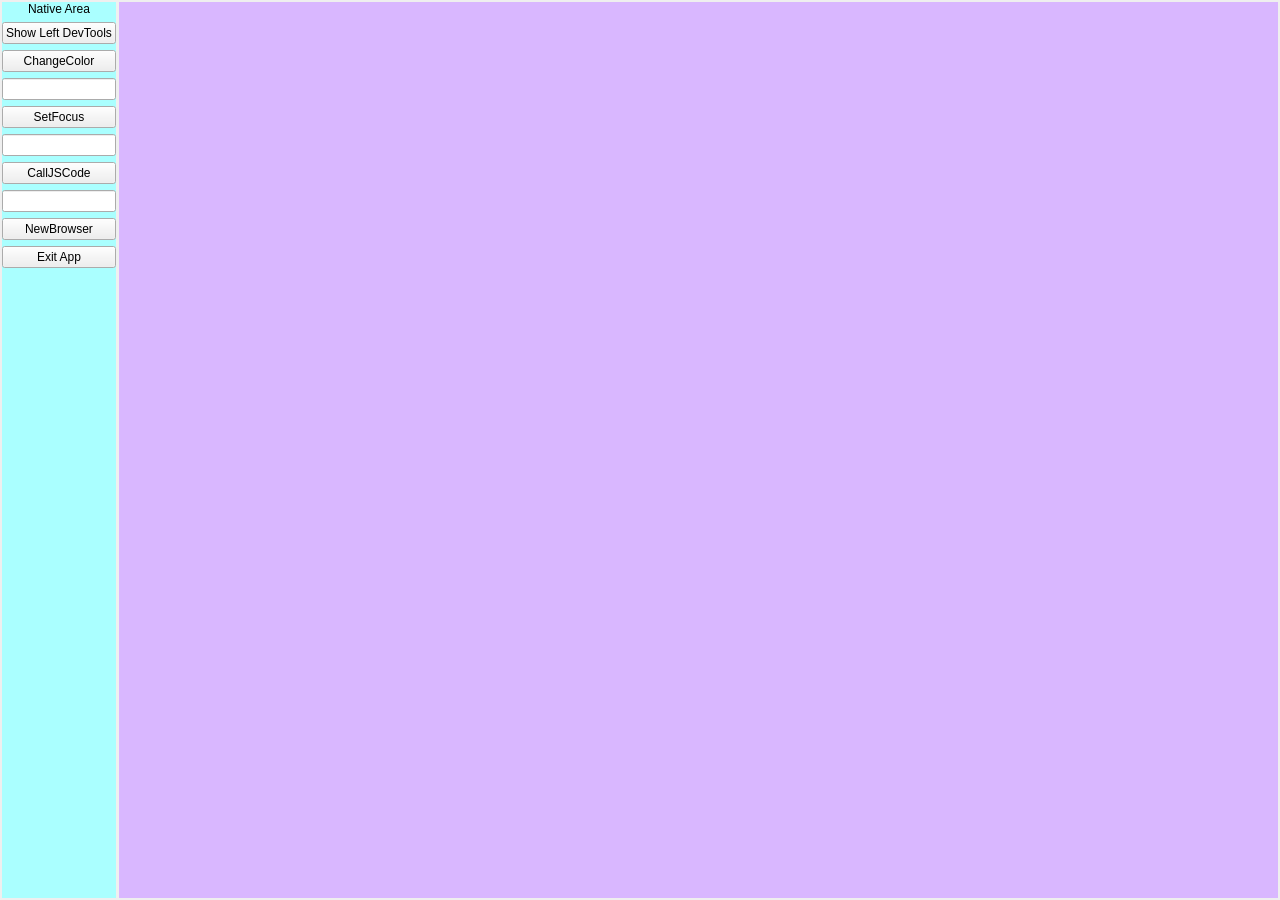
<?xml version="1.0" encoding="UTF-8"?>
<ui version="4.0">
 <class>MainWindow</class>
 <widget class="QMainWindow" name="MainWindow">
  <property name="geometry">
   <rect>
    <x>0</x>
    <y>0</y>
    <width>1280</width>
    <height>900</height>
   </rect>
  </property>
  <property name="windowTitle">
   <string>QCefViewTest</string>
  </property>
  <widget class="QWidget" name="centralWidget">
   <layout class="QHBoxLayout" name="horizontalLayout">
    <property name="spacing">
     <number>3</number>
    </property>
    <property name="leftMargin">
     <number>2</number>
    </property>
    <property name="topMargin">
     <number>2</number>
    </property>
    <property name="rightMargin">
     <number>2</number>
    </property>
    <property name="bottomMargin">
     <number>2</number>
    </property>
    <item>
     <widget class="QWidget" name="nativeContainer" native="true">
      <property name="sizePolicy">
       <sizepolicy hsizetype="Fixed" vsizetype="Expanding">
        <horstretch>0</horstretch>
        <verstretch>0</verstretch>
       </sizepolicy>
      </property>
      <property name="styleSheet">
       <string notr="true">
								#nativeContainer {
								background-color: rgb(170, 255, 255);
								}
							</string>
      </property>
      <layout class="QVBoxLayout" name="verticalLayout_nativeContainer">
       <property name="spacing">
        <number>6</number>
       </property>
       <property name="leftMargin">
        <number>0</number>
       </property>
       <property name="topMargin">
        <number>0</number>
       </property>
       <property name="rightMargin">
        <number>0</number>
       </property>
       <property name="bottomMargin">
        <number>0</number>
       </property>
       <item>
        <widget class="QLabel" name="label">
         <property name="sizePolicy">
          <sizepolicy hsizetype="Preferred" vsizetype="Fixed">
           <horstretch>0</horstretch>
           <verstretch>0</verstretch>
          </sizepolicy>
         </property>
         <property name="styleSheet">
          <string notr="true">
											#label{
											font: 12pt &quot;MS Shell Dlg 2&quot;;
											}
										</string>
         </property>
         <property name="text">
          <string>Native Area</string>
         </property>
         <property name="alignment">
          <set>Qt::AlignCenter</set>
         </property>
        </widget>
       </item>
       <item>
        <widget class="QPushButton" name="btn_showDevTools">
         <property name="text">
          <string>Show Left DevTools</string>
         </property>
        </widget>
       </item>
       <item>
        <widget class="QPushButton" name="btn_changeColor">
         <property name="text">
          <string>ChangeColor</string>
         </property>
        </widget>
       </item>
       <item>
        <widget class="QLineEdit" name="lineEdit"/>
       </item>
       <item>
        <widget class="QPushButton" name="btn_setFocus">
         <property name="text">
          <string>SetFocus</string>
         </property>
        </widget>
       </item>
       <item>
        <widget class="QLineEdit" name="lineEdit_2"/>
       </item>
       <item>
        <widget class="QPushButton" name="btn_callJSCode">
         <property name="text">
          <string>CallJSCode</string>
         </property>
        </widget>
       </item>
       <item>
        <widget class="QLineEdit" name="lineEdit_3"/>
       </item>
       <item>
        <widget class="QPushButton" name="btn_newBrowser">
         <property name="text">
          <string>NewBrowser</string>
         </property>
        </widget>
       </item>
       <item>
        <widget class="QPushButton" name="btn_quitApp">
         <property name="text">
          <string>Exit App</string>
         </property>
        </widget>
       </item>
       <item>
        <spacer name="verticalSpacer">
         <property name="orientation">
          <enum>Qt::Vertical</enum>
         </property>
         <property name="sizeHint" stdset="0">
          <size>
           <width>20</width>
           <height>40</height>
          </size>
         </property>
        </spacer>
       </item>
      </layout>
     </widget>
    </item>
    <item>
     <widget class="QSplitter" name="splitter">
      <property name="sizePolicy">
       <sizepolicy hsizetype="Expanding" vsizetype="Expanding">
        <horstretch>0</horstretch>
        <verstretch>0</verstretch>
       </sizepolicy>
      </property>
      <property name="frameShadow">
       <enum>QFrame::Plain</enum>
      </property>
      <property name="orientation">
       <enum>Qt::Horizontal</enum>
      </property>
      <widget class="QWidget" name="cefViewContainer" native="true">
       <property name="styleSheet">
        <string notr="true">background-color: rgb(217, 183, 255)</string>
       </property>
       <layout class="QVBoxLayout" name="verticalLayout_cefContainer">
        <property name="spacing">
         <number>0</number>
        </property>
        <property name="leftMargin">
         <number>0</number>
        </property>
        <property name="topMargin">
         <number>0</number>
        </property>
        <property name="rightMargin">
         <number>0</number>
        </property>
        <property name="bottomMargin">
         <number>0</number>
        </property>
       </layout>
      </widget>
     </widget>
    </item>
   </layout>
  </widget>
 </widget>
 <layoutdefault spacing="6" margin="11"/>
 <tabstops>
  <tabstop>btn_showDevTools</tabstop>
  <tabstop>btn_changeColor</tabstop>
  <tabstop>lineEdit</tabstop>
  <tabstop>lineEdit_2</tabstop>
  <tabstop>btn_callJSCode</tabstop>
  <tabstop>lineEdit_3</tabstop>
  <tabstop>btn_newBrowser</tabstop>
  <tabstop>btn_quitApp</tabstop>
 </tabstops>
 <resources/>
 <connections/>
</ui>
